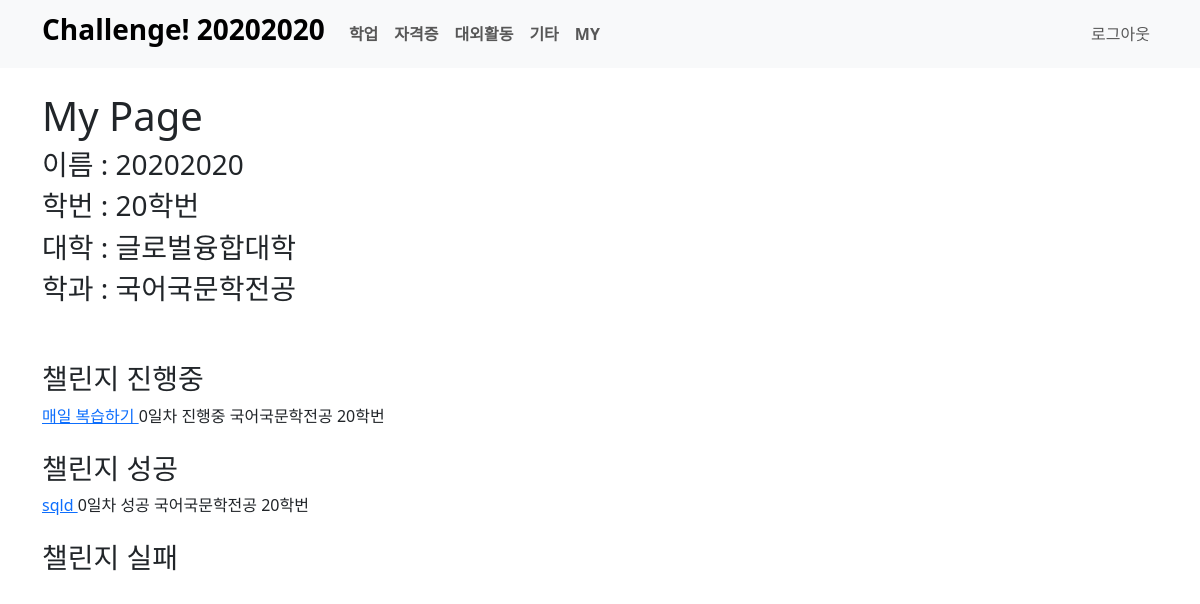
The app's page /auth/20202020/, older data.
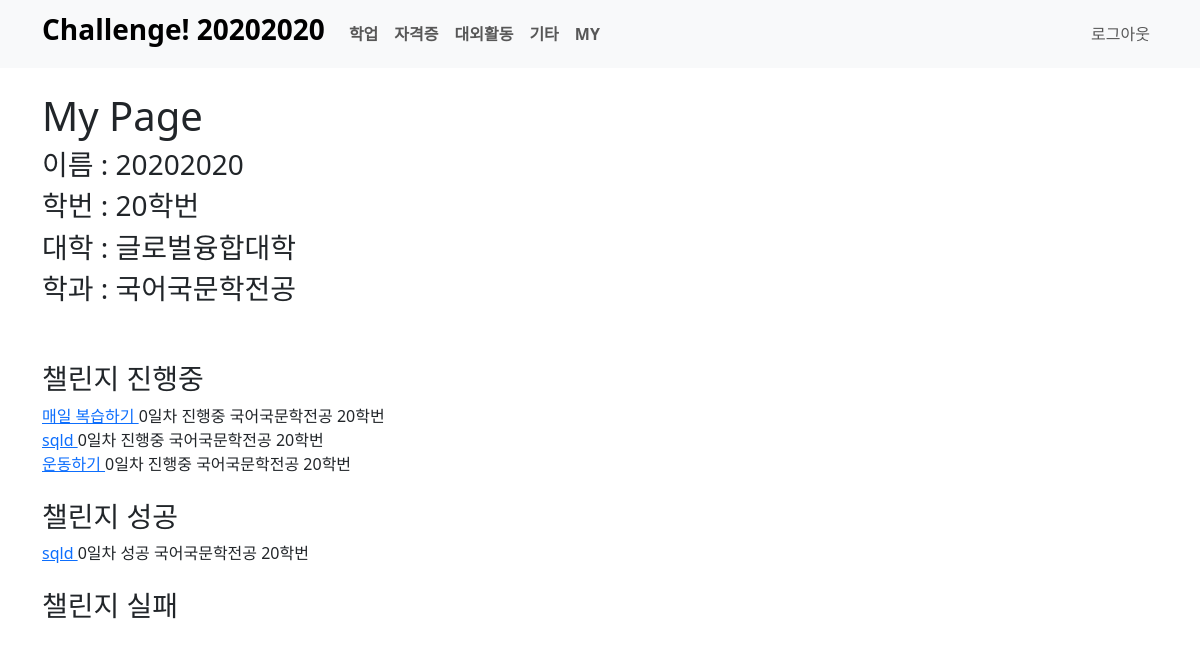
The same page, newer data.
### board/models.py (models this page shows)
class Category(models.Model):
    name = models.CharField(max_length=20)
    slug = models.SlugField(max_length=50, unique=True, allow_unicode=True)
    def __str__(self):
        return self.name
    def get_absolute_url(self):
        return f'/board/{self.slug}'
    class Meta:
        verbose_name_plural = 'Categories'

class Challenge(models.Model):
    title = models.CharField(max_length=100)
    memo = models.TextField(null=True, blank=True)
    start_date = models.DateField(auto_now_add=True)
    end_date = models.DateField(blank=True, null=True)
    user = models.ForeignKey(User, on_delete=models.CASCADE)
    STATUS_CHOICES = (("0", "진행중"), ("1", "성공"), ("2", "실패"))
    status = models.CharField(max_length=5, choices=STATUS_CHOICES, default=0)
    category = models.ForeignKey(Category, on_delete=models.SET_NULL, null=True)
    like_users = models.ManyToManyField(User, blank=True, related_name='like_challenge')
    def __str__(self):
        return f'{self.title}'
    def get_absolute_url(self):
        return f'/board/{self.pk}/'
    def get_day(self):
        if (self.status=="0"):
            day = date.today()-self.start_date
        else:
            day = self.end_date-self.start_date
        return day.days
    def get_user_name(self):
        if self.user.major:
            return f'{self.user.major} {self.user.number}'
        else:
            return f'{self.user.college} {self.user.number}'

class User(AbstractUser):
    number = models.ForeignKey(Number, on_delete=models.SET_NULL, null=True)
    college = models.ForeignKey(College, on_delete=models.SET_NULL, null=True)
    major = models.ForeignKey(Major, on_delete=models.SET_NULL, null=True, blank=True)

class Major(models.Model):
    name = models.CharField(max_length=30)
    slug = models.SlugField(max_length=50, unique=True, allow_unicode=True)
    college = models.ForeignKey(College, on_delete=models.CASCADE)
    def __str__(self):
        return self.name

class Number(models.Model):
    number = models.CharField(max_length=20)
    def __str__(self):
        return self.number

### mypage/views.py (the view)
# urls.py: path('<str:username>/', views.user_detail, name='detail')
def user_detail(request, username):
    user = User.objects.get(username=username)
    challenge_keep_list = Challenge.objects.filter(user=user).filter(status="0")
    challenge_success_list = Challenge.objects.filter(user=user).filter(status="1")
    challenge_failure_list = Challenge.objects.filter(user=user).filter(status="2")
    page = request.GET.get("page", "1")
    paginator_keep = Paginator(challenge_keep_list, 10)
    paginator_success = Paginator(challenge_success_list, 10)
    paginator_failure = Paginator(challenge_failure_list, 10)
    page_keep = paginator_keep.get_page(page)
    page_success = paginator_success.get_page(page)
    page_failure = paginator_failure.get_page(page)
    return render(request, 'mypage/my_detail.html', {
        'challenge_keep_list': page_keep,
        'challenge_success_list': page_success,
        'challenge_failure_list': page_failure,
        'user':user,
        'categories': Category.objects.all()
    })

### board/models.py (called while the page is built)
    def __str__(self):
        return self.name

### mypage/templates/mypage/my_detail.html (shortened to what this page needs)
<!DOCTYPE html>
{% load static %}
<html lang="ko">
<head>
    <link href="{% static 'board/bootstrap/bootstrap.min.css' %}" rel="stylesheet" type="text/css" media="screen">
</head>
<body>
{% include 'board/menubar.html' %}<br>
    <div class="container">
        <h1>My Page</h1>
        <h3>이름 : {{user.username}}</h3>
        <h3>학번 : {{user.number}}</h3>
        <h3>대학 : {{user.college}}</h3>
        <h3>학과 : {{user.major}}</h3>
        <br><br>
        <h3>챌린지 진행중</h3>
        {% for l in challenge_keep_list %}
        <a href={{l.get_absolute_url}}>{{l}} </a>{{l.get_day}}일차 진행중 {{l.get_user_name}}<br>
        {% endfor %}
        <br>
        <h3>챌린지 성공</h3>
        {% for l in challenge_success_list %}
        <a href={{l.get_absolute_url}}>{{l}} </a>{{l.get_day}}일차 성공 {{l.get_user_name}}<br>
        {% endfor %}
        <br>
        <h3>챌린지 실패</h3>
        <br>
    </div>
</body>
</html>

### board/templates/board/menubar.html
<nav class="navbar navbar-expand-sm navbar-light bg-light">
    <div class="container">
        {% if user.is_authenticated %}
        <a class="navbar-brand" href="{% url 'user:main' %}"><h3 class="fw-bolder">Challenge! {{user.username}}</h3></a>
        {% else %}
        <a class="navbar-brand" href="{% url 'user:main' %}"><h3 class="fw-bolder">Challenge!</h3></a>
        {% endif %}
        <div class="collapse navbar-collapse justify-content-between align-items.center w-100">
            <ul class="navbar-nav ml-10 text-md-center text-left">
                {% for c in categories %}
                <li class="nav-item">
                    <a class="nav-link" href={{c.get_absolute_url}}><b>{{c}}</b></a>
                </li>
                {% endfor %}
                <li class="nav-item">
                    <a class="nav-link" href="http://127.0.0.1:8000/auth/{{request.user}}/"><b>MY</b></a>
                </li>
            </ul>
            <ul class="navbar-nav flex-row justify-content-md-center justify-content-start flex-nowrap">
                <li class="nav-item">
                {% if user.is_authenticated %}
                    <a class="nav-link" href="{% url 'user:logout' %}">로그아웃</a>
                {% else %}
                    <a class="nav-link" href="{% url 'user:login' %}">로그인</a>
                {% endif %}
                </li>
            </ul>
        </div>
    </div>
</nav>

Row changes from the older to the newer data that the page shows:
added Challenge: title "sqld", get_day "0", get_user_name "국어국문학전공 20학번", shown under "챌린지 진행중"
added Challenge: title "운동하기", get_day "0", get_user_name "국어국문학전공 20학번", shown under "챌린지 진행중"
